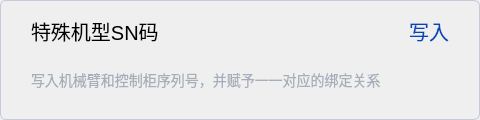
                <widget class="QWidget" name="widgetSpecialSN" native="true">
                 <property name="minimumSize">
                  <size>
                   <width>480</width>
                   <height>120</height>
                  </size>
                 </property>
                 <property name="maximumSize">
                  <size>
                   <width>480</width>
                   <height>120</height>
                  </size>
                 </property>
                 <property name="styleSheet">
                  <string notr="true">	border: 1px solid #C6C9D7;
                  border-radius: 6px;</string>
                 </property>
                 <layout class="QGridLayout" name="gridLayout_43">
                  <item row="0" column="1">
                   <widget class="QLabel" name="label_68">
                    <property name="font">
                     <font>
                      <pointsize>-1</pointsize>
                     </font>
                    </property>
                    <property name="styleSheet">
                     <string notr="true">border:none;
          font-size: 20px;</string>
                    </property>
                    <property name="text">
                     <string>特殊机型SN码</string>
                    </property>
                    <property name="alignment">
                     <set>Qt::AlignLeading|Qt::AlignLeft|Qt::AlignVCenter</set>
                    </property>
                   </widget>
                  </item>
                  <item row="0" column="0">
                   <spacer name="horizontalSpacer_55">
                    <property name="orientation">
                     <enum>Qt::Horizontal</enum>
                    </property>
                    <property name="sizeType">
                     <enum>QSizePolicy::Fixed</enum>
                    </property>
                    <property name="sizeHint" stdset="0">
                     <size>
                      <width>20</width>
                      <height>20</height>
                     </size>
                    </property>
                   </spacer>
                  </item>
                  <item row="0" column="5">
                   <spacer name="horizontalSpacer_79">
                    <property name="orientation">
                     <enum>Qt::Horizontal</enum>
                    </property>
                    <property name="sizeType">
                     <enum>QSizePolicy::Fixed</enum>
                    </property>
                    <property name="sizeHint" stdset="0">
                     <size>
                      <width>20</width>
                      <height>20</height>
                     </size>
                    </property>
                   </spacer>
                  </item>
                  <item row="0" column="4">
                   <widget class="QPushButton" name="btnSpecialSNWrite">
                    <property name="font">
                     <font>
                      <pointsize>-1</pointsize>
                     </font>
                    </property>
                    <property name="cursor">
                     <cursorShape>PointingHandCursor</cursorShape>
                    </property>
                    <property name="styleSheet">
                     <string notr="true">border:none;
          color: rgba(0,71,187,1);
          text-align:right;
          font-size: 20px;</string>
                    </property>
                    <property name="text">
                     <string>写入</string>
                    </property>
                   </widget>
                  </item>
                  <item row="0" column="3">
                   <spacer name="horizontalSpacer_78">
                    <property name="orientation">
                     <enum>Qt::Horizontal</enum>
                    </property>
                    <property name="sizeHint" stdset="0">
                     <size>
                      <width>40</width>
                      <height>20</height>
                     </size>
                    </property>
                   </spacer>
                  </item>
                  <item row="1" column="1" colspan="4">
                   <widget class="QLabel" name="label_67">
                    <property name="maximumSize">
                     <size>
                      <width>16777215</width>
                      <height>46</height>
                     </size>
                    </property>
                    <property name="styleSheet">
                     <string notr="true">border:none;
          color:#A6AEBA;
          font-size: 14px;</string>
                    </property>
                    <property name="text">
                     <string>&lt;html&gt;&lt;head/&gt;&lt;body&gt;&lt;p&gt;写入机械臂和控制柜序列号，并赋予一一对应的绑定关系&lt;/p&gt;&lt;/body&gt;&lt;/html&gt;</string>
                    </property>
                    <property name="scaledContents">
                     <bool>true</bool>
                    </property>
                    <property name="wordWrap">
                     <bool>true</bool>
                    </property>
                   </widget>
                  </item>
                 </layout>
                </widget>
